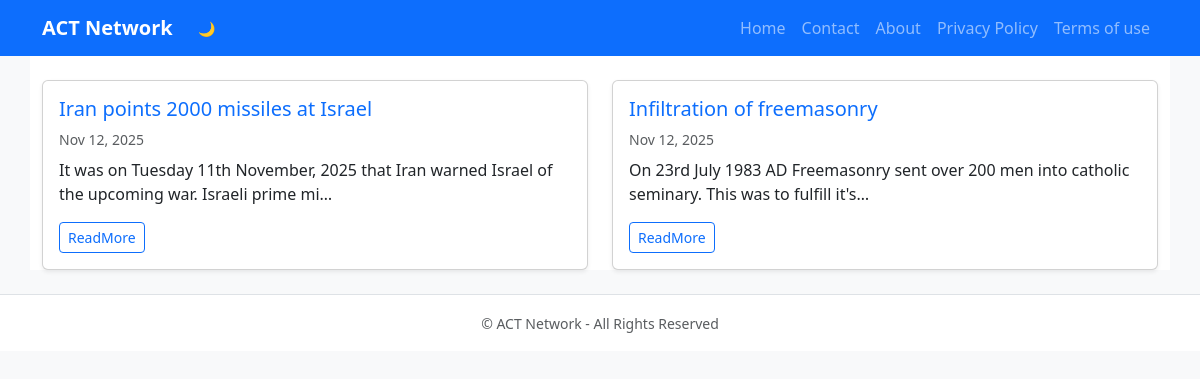
The app's page /, older data.
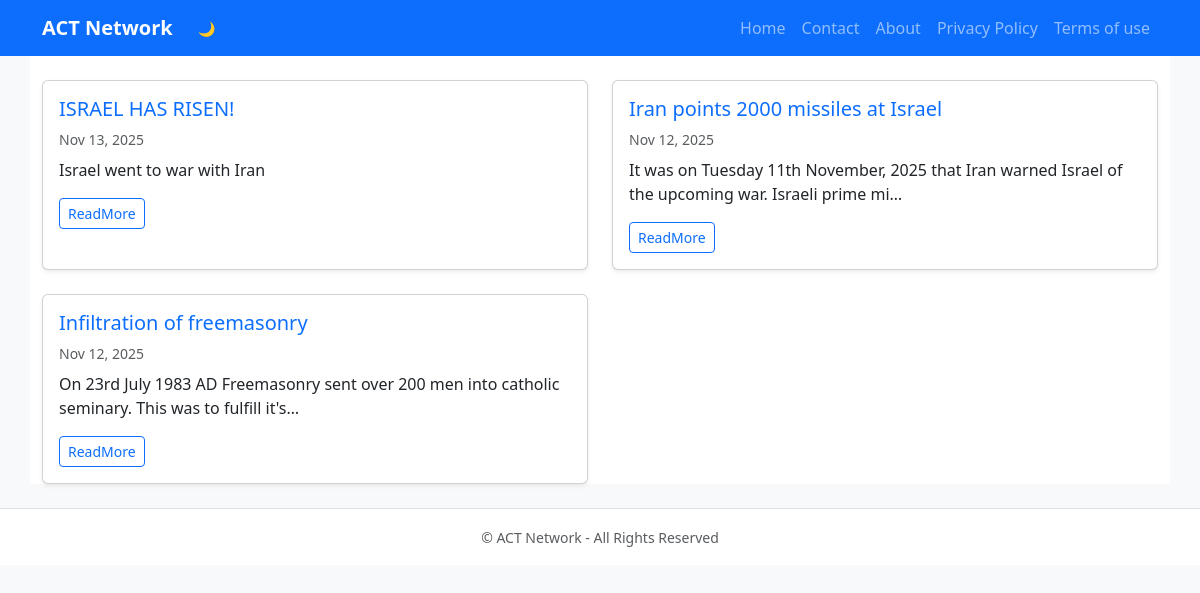
The same page, newer data.
### blog/models.py (models this page shows, shortened)
class Post(models.Model):
    title=models.CharField(max_length=200)
    content=models.TextField()
    author=models.CharField(max_length=100)
    image=models.ImageField(upload_to="post_images/", blank=True, null=True)
    date_posted = models.DateTimeField(default=timezone.now)

### blog/views.py (the view)
# urls.py: path("", views.index, name="index"),
def index(request):
    posts = Post.objects.all().order_by("-date_posted")
    data={"posts":posts}
    return render(request, "blog/index.html", data)

### blog/templates/blog/index.html (shortened to what this page needs)
{% extends "blog/base.html" %}
{% block content %}
<div class="row row-cols-1 row-cols-md-2 bg-body g-4">
    {% for post in posts %}
        <div class="col">
            <div class="card h-100 shadow-sm">
                <div class="card-body">
                    <h5 class="card-title">
                        <a href="{%url 'blog:view_post' post.id %}" class="text-decoration-none text-primary">{{ post.title }}</a>
                    </h5>
                    <p class="text-muted small mb-2">{{ post.date_posted | date:"M d, Y"}}</p>
                    <p class="card-text">{{ post.content|truncatechars:100 }}</p>
                    <a href="{% url 'blog:view_post' post.id %}" class="btn btn-outline-primary btn-sm">ReadMore</a>
                </div>
            </div>
        </div>
    {% empty %}
        <p>No posts yet!</p>
    {% endfor %}
</div>
{% endblock %}

Row changes from the older to the newer data that the page shows:
added Post: title "ISRAEL HAS RISEN!", date_posted "Nov 13, 2025", content "Israel went to war with Iran"
